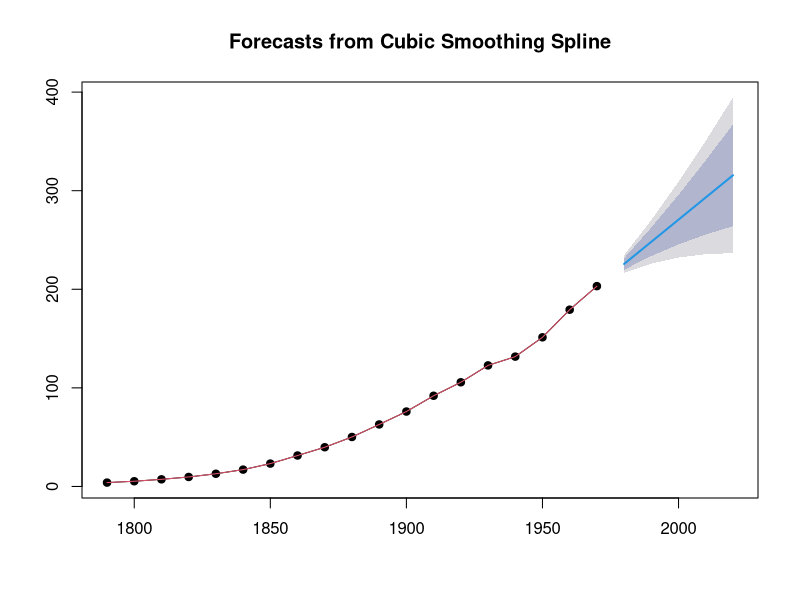

Generate this figure with R:
library(forecast)


### Name: splinef
### Title: Cubic Spline Forecast
### Aliases: splinef
### Keywords: ts

### ** Examples

fcast <- splinef(uspop,h=5)
plot(fcast)
summary(fcast)
